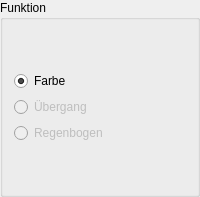
       <widget class="QGroupBox" name="functionBox">
        <property name="minimumSize">
         <size>
          <width>150</width>
          <height>0</height>
         </size>
        </property>
        <property name="maximumSize">
         <size>
          <width>16777215</width>
          <height>200</height>
         </size>
        </property>
        <property name="title">
         <string>Funktion</string>
        </property>
        <layout class="QVBoxLayout" name="verticalLayout_3">
         <item>
          <spacer name="verticalSpacer_3">
           <property name="orientation">
            <enum>Qt::Vertical</enum>
           </property>
           <property name="sizeHint" stdset="0">
            <size>
             <width>20</width>
             <height>40</height>
            </size>
           </property>
          </spacer>
         </item>
         <item>
          <widget class="QRadioButton" name="radioButton">
           <property name="text">
            <string>Farbe</string>
           </property>
           <property name="checked">
            <bool>true</bool>
           </property>
          </widget>
         </item>
         <item>
          <widget class="QRadioButton" name="radioButton_2">
           <property name="enabled">
            <bool>false</bool>
           </property>
           <property name="text">
            <string>Übergang</string>
           </property>
          </widget>
         </item>
         <item>
          <widget class="QRadioButton" name="radioButton_3">
           <property name="enabled">
            <bool>false</bool>
           </property>
           <property name="text">
            <string>Regenbogen</string>
           </property>
          </widget>
         </item>
         <item>
          <spacer name="verticalSpacer">
           <property name="orientation">
            <enum>Qt::Vertical</enum>
           </property>
           <property name="sizeHint" stdset="0">
            <size>
             <width>20</width>
             <height>40</height>
            </size>
           </property>
          </spacer>
         </item>
        </layout>
       </widget>
